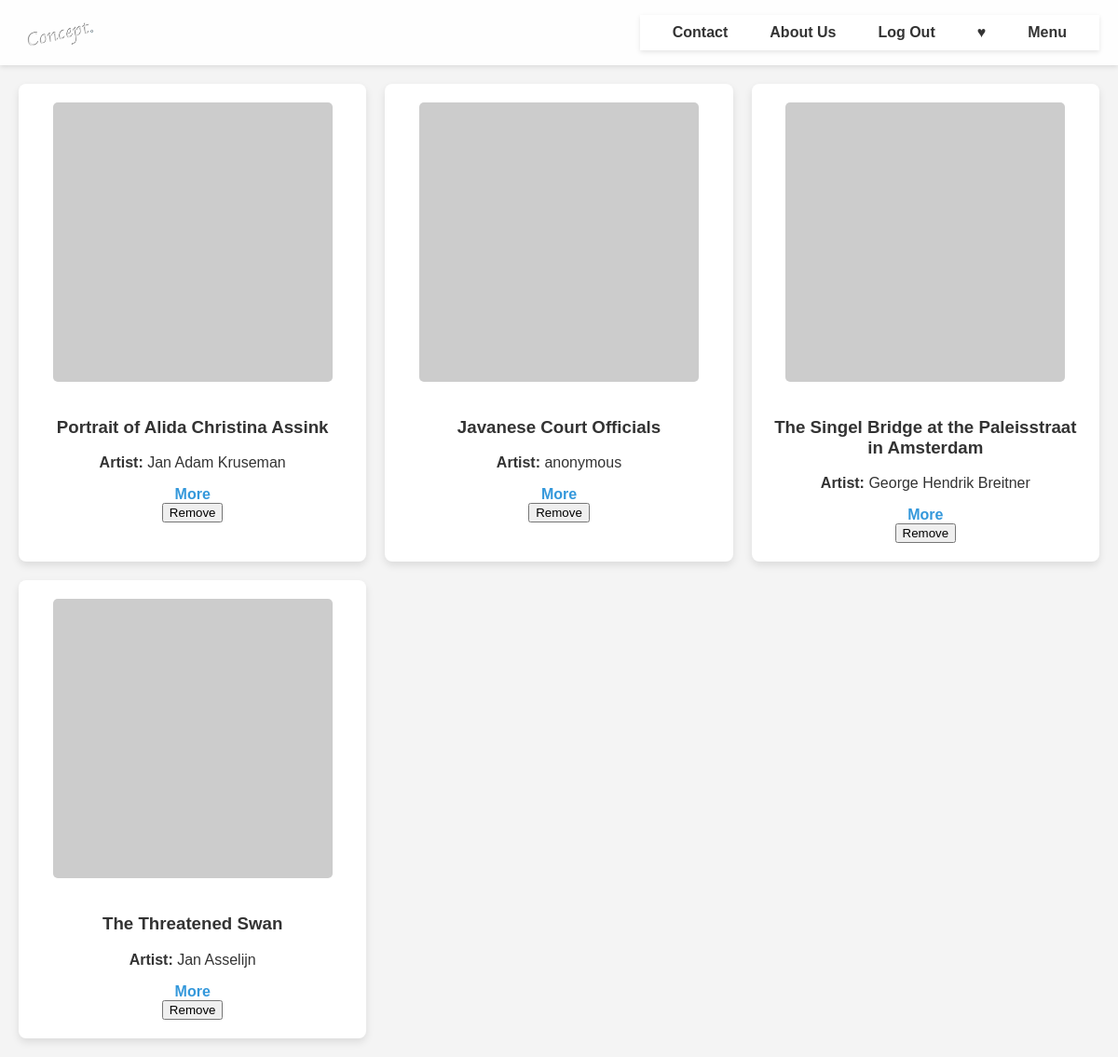
The page /favorites_art (signed in) on the database its author committed.
### models.py (models this page shows)
class SavedArt(db.Model):
    __tablename__ = "saved_art"
    id = db.Column(db.Integer, primary_key=True)
    user_id = db.Column(db.Integer, db.ForeignKey('users.id'), nullable=False)
    title = db.Column(db.String, nullable=False)
    artist = db.Column(db.String, nullable=True)
    info_url = db.Column(db.String, nullable=False)
    likes = db.Column(db.Integer, default=0)
    image_url = db.Column(db.String, nullable=True)

### app.py (the view)
@app.route('/favorites_art')
@login_required
def favorites_art():
    user_id = session["user_id"]
    saved_artworks = SavedArt.query.filter_by(user_id=user_id).all()
    for artwork in saved_artworks:
        print(f"Artwork ID: {artwork.id}, Title: {artwork.title}, URL: {artwork.info_url}")
    print(saved_artworks)
    return render_template('favorites_art.html', saved_artworks=saved_artworks)

### app.py (called while the page is built)
def login_required(f):
    from functools import wraps
    @wraps(f)
    def decorated_function(*args, **kwargs):
        if "user_id" not in session:
            flash("You must be logged in to access this page.", "error")
            return redirect(url_for("login"))
        return f(*args, **kwargs)
    return decorated_function

### templates/favorites_art.html (shortened to what this page needs)
{% extends "layout.html" %}
{% block main %}
<div class="art-gallery">
    {% if saved_artworks %}
        {% for artwork in saved_artworks %}
        <div class="art-card">
            <img src="{{ artwork.image_url or 'https://via.placeholder.com/300' }}"
                 alt="{{ artwork.title }}"
                 onerror="this.src='https://via.placeholder.com/300';">
            <h3>{{ artwork.title }}</h3>
            <p><strong>Artist:</strong> {{ artwork.artist }}</p>
            <a href="{{ artwork.info_url }}" target="_blank">More</a>
            <form method="POST" action="{{ url_for('delete_item', item_type='art') }}">
                <button type="submit">Remove</button>
            </form>
        </div>
        {% endfor %}
    {% else %}
        <p>No saved artworks yet.</p>
    {% endif %}
</div>
{% endblock %}

### templates/layout.html (shortened to what this page needs)
<!DOCTYPE html>
<html lang="en">
<head>
    <link rel="stylesheet" href="{{ url_for('static', filename='styles.css') }}">
</head>
<body>
    <header>
        <div class="header-container">
            <div class="logo">
                <a href="{{ url_for('index') }}">
                    <img src="{{ url_for('static', filename='image.png') }}" alt="Concept Logo" class="logo">
                </a>
            </div>
            <nav class="navbar">
                <ul class="nav-links">
                    <li><a href="{{ url_for('contact') }}">Contact</a></li>
                    <li><a href="{{ url_for('about') }}">About Us</a></li>
                    {% if not session.get("user_id") %}
                        <li><a href="{{ url_for('login') }}">Log In</a></li>
                        <li><a href="{{ url_for('register') }}">Register</a></li>
                    {% else %}
                        <li><a href="{{ url_for('logout') }}">Log Out</a></li>
                    {% endif %}
                    <li>
                        <a href="#">♥</a>
                    </li>
                    <li>
                        <a href="#">Menu</a>
                    </li>
                </ul>
            </nav>
        </div>
    </header>
    <main>
        {% block main %}{% endblock %}
    </main>
</body>
</html>

### static/styles.css (style rules this page uses)
body { font-family: Arial, sans-serif; margin: 0; padding: 0; background-color: #f4f4f4; display: flex; flex-direction: column; min-height: 100vh; color: #333; }
.header-container { display: flex; align-items: center; justify-content: space-between; background-color: rgba(255, 255, 255, 0.9); box-shadow: 0 2px 5px rgba(0, 0, 0, 0.1); padding: 10px 20px; position: sticky; top: 0; z-index: 999; }
.logo { height: 50px; cursor: pointer; }
.navbar { display: flex; align-items: center; justify-content: space-between; background-color: #fff; padding: 10px 20px; box-shadow: 0 2px 5px rgba(0, 0, 0, 0.1); z-index: 1000; }
.nav-links { display: flex; list-style: none; margin: 0; padding: 0; gap: 15px; }
.nav-links li { position: relative; }
.nav-links a { text-decoration: none; color: #333; font-weight: bold; padding: 10px 15px; border-radius: 4px; transition: background-color 0.3s, color 0.3s; }
.art-gallery { display: grid; grid-template-columns: repeat(auto-fill, minmax(300px, 1fr)); gap: 20px; padding: 20px; }
.art-card { background: white; border-radius: 8px; box-shadow: 0 4px 8px rgba(0, 0, 0, 0.1); padding: 20px; text-align: center; transition: transform 0.2s ease-in-out; }
.art-card img { max-width: 100%; height: auto; border-radius: 5px; margin-bottom: 15px; }
.art-card a { text-decoration: none; color: #3498db; font-weight: bold; transition: color 0.3s; }

### rows shown on the page
SavedArt: title "Portrait of Alida Christina Assink", artist "Jan Adam Kruseman"
SavedArt: title "Javanese Court Officials", artist "anonymous"
SavedArt: title "The Singel Bridge at the Paleisstraat in Amsterdam", artist "George Hendrik Breitner"
SavedArt: title "The Threatened Swan", artist "Jan Asselijn"
